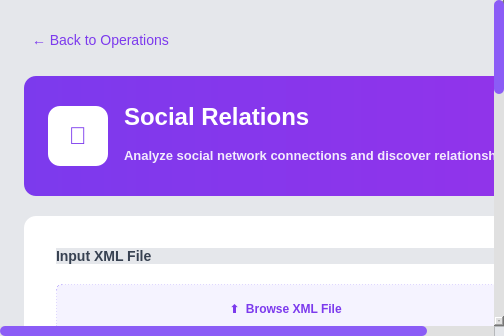
<?xml version="1.0" encoding="UTF-8"?>
<ui version="4.0">
<class>SocialRelationsPage</class>
<widget class="QWidget" name="SocialRelationsPage">
  <property name="windowTitle">
  <string>Social Relations</string>
  </property>
  <layout class="QVBoxLayout" name="rootLayout">
  <property name="leftMargin"><number>0</number></property>
  <property name="topMargin"><number>0</number></property>
  <property name="rightMargin"><number>0</number></property>
  <property name="bottomMargin"><number>0</number></property>
  
  <item>
    <widget class="QScrollArea" name="scrollArea">
    <property name="widgetResizable"><bool>true</bool></property>
    <property name="frameShape"><enum>QFrame::NoFrame</enum></property>
    
    <widget class="QWidget" name="scrollAreaWidgetContents">
      <layout class="QVBoxLayout" name="mainLayout">
      <property name="spacing"><number>20</number></property>
      <property name="leftMargin"><number>24</number></property>
      <property name="topMargin"><number>24</number></property>
      <property name="rightMargin"><number>24</number></property>
      <property name="bottomMargin"><number>24</number></property>

      <item>
        <widget class="QPushButton" name="backButton">
        <property name="text"><string>← Back to Operations</string></property>
        <property name="cursor"><cursorShape>PointingHandCursor</cursorShape></property>
        </widget>
      </item>

      <item>
        <widget class="QWidget" name="headerWidget" native="true">
        <property name="minimumSize"><size><width>0</width><height>120</height></size></property>
        <layout class="QHBoxLayout" name="headerLayout">
          <property name="spacing"><number>16</number></property>
          <property name="leftMargin"><number>24</number></property>
          <property name="topMargin"><number>24</number></property>
          <property name="rightMargin"><number>24</number></property>
          <property name="bottomMargin"><number>24</number></property>
          
          <item>
          <widget class="QLabel" name="iconLabel">
            <property name="minimumSize"><size><width>60</width><height>60</height></size></property>
            <property name="maximumSize"><size><width>60</width><height>60</height></size></property>
            <property name="styleSheet">
            <string notr="true">background-color: white; border-radius: 12px; font-size: 24px; color: #7c3aed;</string>
            </property>
            <property name="text"><string>👥</string></property>
            <property name="alignment"><set>Qt::AlignCenter</set></property>
          </widget>
          </item>
          <item>
          <layout class="QVBoxLayout" name="headerTextLayout">
            <property name="spacing"><number>4</number></property>
            <item>
            <widget class="QLabel" name="titleLabel">
              <property name="text"><string>Social Relations</string></property>
            </widget>
            </item>
            <item>
            <widget class="QLabel" name="subtitleLabel">
              <property name="text"><string>Analyze social network connections and discover relationships</string></property>
            </widget>
            </item>
          </layout>
          </item>
          <item><spacer name="horizontalSpacer"><property name="orientation"><enum>Qt::Horizontal</enum></property></spacer></item>
        </layout>
        </widget>
      </item>

      <item>
        <widget class="QWidget" name="contentWidget" native="true">
        <layout class="QVBoxLayout" name="contentLayout">
          <property name="spacing"><number>20</number></property>
          <property name="leftMargin"><number>32</number></property>
          <property name="topMargin"><number>32</number></property>
          <property name="rightMargin"><number>32</number></property>
          <property name="bottomMargin"><number>32</number></property>

          <item>
          <widget class="QLabel" name="inputLabel">
            <property name="text"><string>Input XML File</string></property>
          </widget>
          </item>
          <item>
          <widget class="QPushButton" name="browseButton">
            <property name="minimumSize"><size><width>0</width><height>48</height></size></property>
            <property name="cursor"><cursorShape>PointingHandCursor</cursorShape></property>
            <property name="text"><string>⬆  Browse XML File</string></property>
          </widget>
          </item>
          <item>
          <widget class="QLabel" name="orLabel">
            <property name="text"><string>OR</string></property>
            <property name="alignment"><set>Qt::AlignCenter</set></property>
          </widget>
          </item>
          <item>
          <widget class="QTextEdit" name="txtXmlInput">
            <property name="minimumSize"><size><width>0</width><height>150</height></size></property>
            <property name="placeholderText"><string>Paste your social network XML content here...</string></property>
          </widget>
          </item>

          <item>
            <widget class="QFrame" name="infoFrame">
            <property name="styleSheet"><string notr="true">background-color: #eff6ff; border: 1px solid #dbeafe; border-radius: 8px;</string></property>
            <layout class="QVBoxLayout" name="infoLayout">
              <property name="leftMargin"><number>16</number></property>
              <property name="topMargin"><number>16</number></property>
              <property name="rightMargin"><number>16</number></property>
              <property name="bottomMargin"><number>16</number></property>
              <item>
              <widget class="QLabel" name="lblInfoTitle">
                <property name="styleSheet"><string notr="true">color: #1e40af; font-weight: bold; font-size: 13px; border: none;</string></property>
                <property name="text"><string>Expected XML Format:</string></property>
              </widget>
              </item>
              <item>
              <widget class="QLabel" name="lblInfoCode">
                <property name="styleSheet"><string notr="true">color: #1d4ed8; font-family: 'Consolas', monospace; font-size: 12px; border: none;</string></property>
                <property name="text"><string>&lt;social_network&gt;
  &lt;user id=&quot;user1&quot;&gt;
    &lt;followers&gt; ... &lt;/followers&gt;
  &lt;/user&gt;
&lt;/social_network&gt;</string></property>
              </widget>
              </item>
            </layout>
            </widget>
          </item>

          <item>
          <layout class="QHBoxLayout" name="tabLayout">
            <property name="spacing"><number>16</number></property>
            <item>
            <widget class="QPushButton" name="btnTabMutual">
              <property name="text"><string>Mutual Followers</string></property>
              <property name="checkable"><bool>true</bool></property>
              <property name="checked"><bool>true</bool></property>
              <property name="cursor"><cursorShape>PointingHandCursor</cursorShape></property>
              <property name="minimumSize"><size><width>0</width><height>45</height></size></property>
            </widget>
            </item>
            <item>
            <widget class="QPushButton" name="btnTabSuggest">
              <property name="text"><string>Follower Suggestions</string></property>
              <property name="checkable"><bool>true</bool></property>
              <property name="cursor"><cursorShape>PointingHandCursor</cursorShape></property>
              <property name="minimumSize"><size><width>0</width><height>45</height></size></property>
            </widget>
            </item>
          </layout>
          </item>

          <item>
          <widget class="QStackedWidget" name="stackedWidget">
            <property name="currentIndex"><number>0</number></property>
            
            <widget class="QWidget" name="pageMutual">
            <layout class="QVBoxLayout" name="layoutMutual">
              <property name="leftMargin"><number>0</number></property>
              <property name="topMargin"><number>0</number></property>
              <property name="rightMargin"><number>0</number></property>
              <property name="bottomMargin"><number>0</number></property>
              <property name="spacing"><number>16</number></property>
              
              <item><widget class="QLabel" name="lblUserIds"><property name="text"><string>User IDs (Comma Separated)</string></property></widget></item>
              <item>
              <widget class="QLineEdit" name="txtMutualUserIds">
                <property name="placeholderText"><string>e.g., 101, 204</string></property>
                <property name="minimumSize"><size><width>0</width><height>45</height></size></property>
              </widget>
              </item>
              <item>
              <widget class="QPushButton" name="btnFindMutual">
                <property name="text"><string>👥 Find Mutual Followers</string></property>
                <property name="minimumSize"><size><width>0</width><height>50</height></size></property>
                <property name="cursor"><cursorShape>PointingHandCursor</cursorShape></property>
              </widget>
              </item>
            </layout>
            </widget>

            <widget class="QWidget" name="pageSuggest">
            <layout class="QVBoxLayout" name="layoutSuggest">
              <property name="leftMargin"><number>0</number></property>
              <property name="topMargin"><number>0</number></property>
              <property name="rightMargin"><number>0</number></property>
              <property name="bottomMargin"><number>0</number></property>
              <property name="spacing"><number>16</number></property>
              
              <item><widget class="QLabel" name="lblSuggestId"><property name="text"><string>User ID</string></property></widget></item>
              <item>
              <widget class="QLineEdit" name="txtSuggestId">
                <property name="placeholderText"><string>e.g., 101</string></property>
                <property name="minimumSize"><size><width>0</width><height>45</height></size></property>
              </widget>
              </item>
              <item>
              <widget class="QPushButton" name="btnGetSuggestions">
                <property name="text"><string>✨ Get Suggestions</string></property>
                <property name="minimumSize"><size><width>0</width><height>50</height></size></property>
                <property name="cursor"><cursorShape>PointingHandCursor</cursorShape></property>
              </widget>
              </item>
            </layout>
            </widget>
          </widget>
          </item>

          <item>
            <widget class="QLabel" name="lblResult"><property name="text"><string>Result</string></property></widget>
          </item>
          <item>
          <widget class="QTextEdit" name="txtResult">
            <property name="minimumSize"><size><width>0</width><height>100</height></size></property>
            <property name="readOnly"><bool>true</bool></property>
            <property name="placeholderText"><string>Results will appear here...</string></property>
          </widget>
          </item>

        </layout>
        </widget>
      </item>
      
      <item><spacer name="verticalSpacer"><property name="orientation"><enum>Qt::Vertical</enum></property><property name="sizeHint" stdset="0"><size><width>20</width><height>40</height></size></property></spacer></item>
      </layout>
    </widget>
    </widget>
  </item>
  </layout>

  <property name="styleSheet">
  <string notr="true">
    /* Global Backgrounds */
    QWidget { background-color: #e5e7eb; font-family: 'Segoe UI', sans-serif; }
    QWidget#contentWidget { background-color: white; border-radius: 12px; }
    QWidget#scrollAreaWidgetContents { background-color: #e5e7eb; }

    /* Header (Purple Gradient) */
    QWidget#headerWidget {
        background: qlineargradient(x1:0, y1:0, x2:1, y2:0, stop:0 #7c3aed, stop:1 #9333ea);
        border-radius: 12px;
    }
    QLabel#titleLabel { background: transparent; color: white; font-size: 24px; font-weight: bold; }
    QLabel#subtitleLabel {background: transparent; color: rgba(255, 255, 255, 0.9); font-size: 13px; }

    /* Inputs */
    QLabel { color: #374151; font-weight: 600; font-size: 14px; }
    QTextEdit, QLineEdit {
        background-color: #FAFAFA; border: 1px solid #E5E7EB; border-radius: 6px; padding: 10px;
        color: #1f2937; font-size: 13px;
    }
    QTextEdit#txtXmlInput { font-family: 'Courier New'; }
    QTextEdit:focus, QLineEdit:focus { border: 2px solid #8b5cf6; background-color: white; }
    
    /* Result Box */
    QTextEdit#txtResult {
        background-color: #f5f3ff; border: 1px solid #ddd6fe; color: #5b21b6; font-family: 'Consolas';
    }

    /* Buttons */
    QPushButton#browseButton {
        background-color: #f5f3ff; color: #7c3aed; border: 1px dashed #c4b5fd;
        border-radius: 6px; font-weight: 600;
    }
    QPushButton#browseButton:hover { background-color: #ede9fe; }

    QPushButton#btnFindMutual, QPushButton#btnGetSuggestions {
        background-color: #7c3aed; color: white; border: none; border-radius: 8px;
        font-size: 15px; font-weight: bold;
    }
    QPushButton#btnFindMutual:hover, QPushButton#btnGetSuggestions:hover { background-color: #6d28d9; }

    /* Back Button */
    QPushButton#backButton {
        background-color: transparent; border: none; color: #7c3aed; font-size: 14px; text-align: left; padding: 8px;
    }
    QPushButton#backButton:hover { background-color: rgba(124, 58, 237, 0.1); border-radius: 6px; }

    /* Custom Tab Buttons */
    QPushButton#btnTabMutual, QPushButton#btnTabSuggest {
        background-color: #f3f4f6; color: #6b7280; border: none; border-radius: 8px; font-weight: 600;
    }
    QPushButton#btnTabMutual:checked, QPushButton#btnTabSuggest:checked {
        background-color: #7c3aed; color: white;
    }
    QPushButton#btnTabMutual:hover, QPushButton#btnTabSuggest:hover {
        background-color: #e5e7eb;
    }
    QPushButton#btnTabMutual:checked:hover, QPushButton#btnTabSuggest:checked:hover {
        background-color: #6d28d9;
    }

    /* Scroll Bar */
    QScrollBar:vertical { border: none; background: #e0e0e0; width: 10px; margin: 0px; }
    QScrollBar::handle:vertical { background: #8b5cf6; min-height: 20px; border-radius: 5px; }
    QScrollBar:horizontal { border: none; background: #e0e0e0; height: 10px; margin: 0px; }
    QScrollBar::handle:horizontal { background: #8b5cf6; min-width: 20px; border-radius: 5px; }
    QScrollBar::handle:horizontal:hover { background: #7c3aed; }
    QScrollBar::add-line:horizontal, QScrollBar::sub-line:horizontal { width: 0px; }
  </string>
  </property>
</widget>
</ui>
